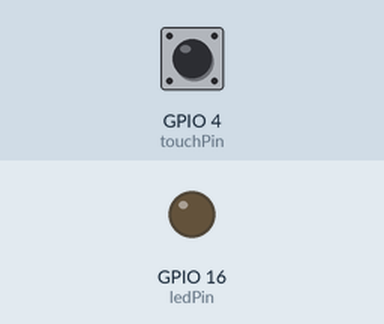
The sketch below on a simulated ESP32. Parts: output pins drawn as LEDs (lit = HIGH). Inputs (shaded band) come from the test bench; at power-on: GPIO 4 (touchPin) HIGH. What the sketch prints to the serial monitor is not drawn.

Above: at 2.2 s.
2.3 s: GPIO 4 (touchPin) pulled LOW for 0.25 s
At 2.5 s:
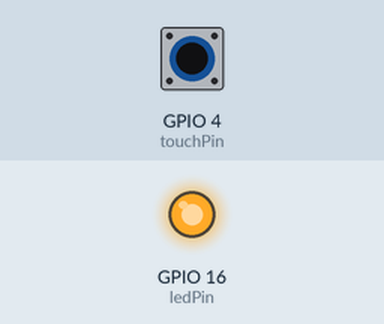
4.1 s: GPIO 4 (touchPin) pulled LOW for 3.2 s
At 7.9 s:
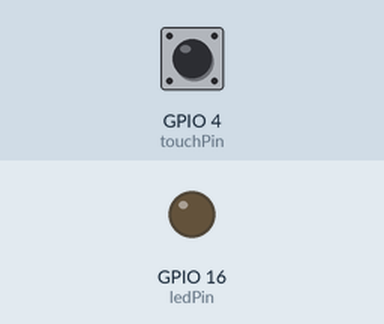
Timing chart, 0 to 9.4 s (numbered marks = the images above; inputs shaded):
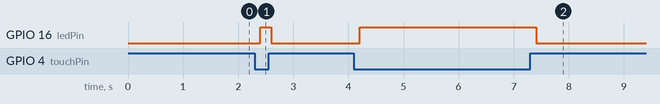

The sketch:

pintouchesp32.ino
```cpp
const int touchPin = 4;   // Pin táctil (GPIO4 en ESP32)
const int ledPin   = 16;    // LED en GPIO2 (muchas placas lo traen integrado)
int umbral = 30;           // Ajustalo según tus pruebas

void setup() {
  Serial.begin(115200);
  pinMode(ledPin, OUTPUT);
  digitalWrite(ledPin, LOW);  // LED apagado al inicio
  delay(1000);
  Serial.println("ESP32 - Sensor capacitivo espada aluminio");
}

void loop() {
  int lectura = touchRead(touchPin);
  Serial.println(lectura);

  if (lectura < umbral) {
    digitalWrite(ledPin, HIGH);   // Enciende el LED
    Serial.println("⚡ ¡Contacto detectado!");

  } else {
    digitalWrite(ledPin, LOW);    // Apaga el LED
    Serial.println("Sin contacto");
  }

  delay(200);
}
```

Measured:
- after the input at 2.3 s, GPIO 16 (ledPin): LOW → HIGH after 0.10 s, → LOW 0.20 s later
- after the input at 4.1 s, GPIO 16 (ledPin): LOW → HIGH after 0.10 s, → LOW 3.2 s later
